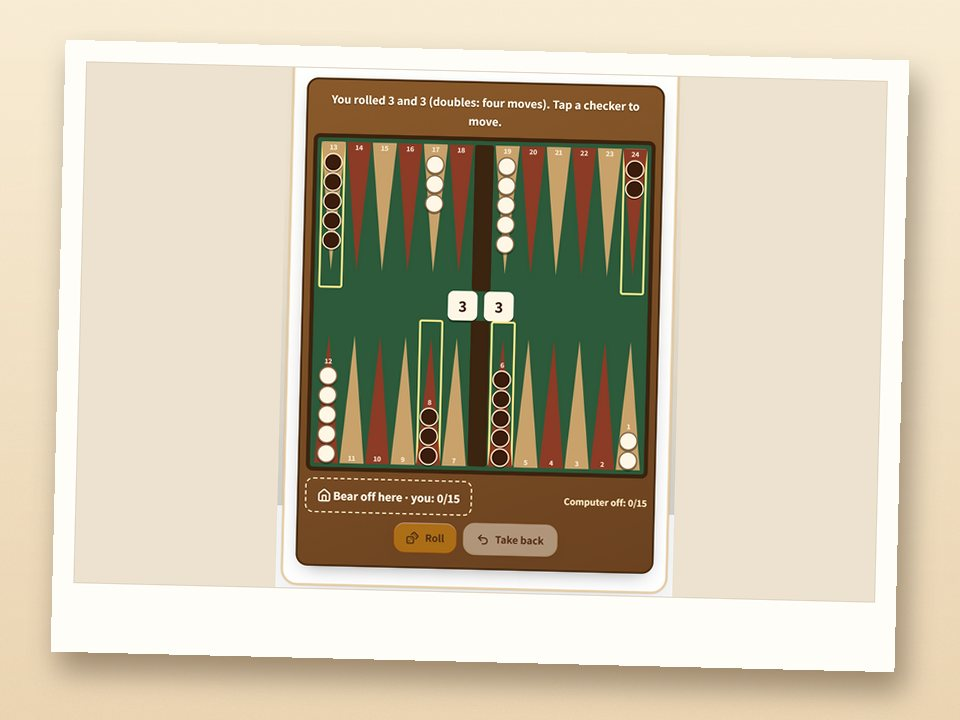
#> input picture images/cards/backgammon.jpg, 960 x 720 px
$ python -i frame_shots.py   (imports and definitions only)
#> lines starting #> are read from the running program, lines starting #| are printed output that depends on the picture; after the words box and inside, x2 and y2 are one past the last pixel; in counts of white or black regions, pixels touching at a corner belong together
"""Frame the raw game screenshots (tools/preview/card-shots.js) as instant photos on warm paper -> images/cards/<id>.jpg.

    python tools/preview/frame_shots.py <raw dir> <out dir>

The picture is always the real game (Or, 2026-10-10: real screenshots, no stock photos of people); the nostalgia is in
the frame: a white instant-photo border with a deeper bottom edge, a slight tilt that differs per game, and a soft
shadow on a warm paper background. 960x720, progressive JPEG, the size the cards and landing pages already use.
"""
import hashlib, os, random, sys
from PIL import Image, ImageChops, ImageDraw, ImageFilter

W, H = 960, 720
PHOTO_W, PHOTO_H = 800, 520          # the picture inside the frame
BORDER, BOTTOM = 22, 70              # instant-photo border; the bottom edge is deeper


def trim(im):
    """Cut the screenshot down to the game itself: drop a thin band where the table's own border is, then the empty
    table around the game. (A wider fixed cut clipped games that use the full width, such as the letter keyboard.)"""
    im = im.convert('RGB')
    w, h = im.size
    inner = im.crop((14, 8, w - 14, h - 22))
    bg = Image.new('RGB', inner.size, inner.getpixel((inner.width // 2, 6)))
    diff = ImageChops.difference(inner, bg).convert('L').point(lambda v: 255 if v > 22 else 0)
    # ignore the table's rounded border, which can sit in the outermost few pixels
    ImageDraw.Draw(diff).rectangle([0, 0, 18, inner.height], fill=0)
    ImageDraw.Draw(diff).rectangle([inner.width - 18, 0, inner.width, inner.height], fill=0)
    box = diff.getbbox()
    if not box:
        return inner
    x0, y0, x1, y1 = box
    m = 26
    return inner.crop((max(0, x0 - m), max(0, y0 - m), min(inner.width, x1 + m), min(inner.height, y1 + m)))


def fit(im, color):
    """Contain the game in the photo area on its own table colour (never crop a game's buttons off)."""
    s = min(PHOTO_W / im.width, PHOTO_H / im.height)
    g = im.resize((max(1, round(im.width * s)), max(1, round(im.height * s))), Image.LANCZOS)
    out = Image.new('RGB', (PHOTO_W, PHOTO_H), color)
    out.paste(g, ((PHOTO_W - g.width) // 2, (PHOTO_H - g.height) // 2))
    return out


def paper(seed):
    rnd = random.Random(seed)
    bg = Image.new('RGB', (W, H))
    d = ImageDraw.Draw(bg)
    for y in range(H):                                 # warm cream to light caramel
        t = y / H
        d.line([(0, y), (W, y)], fill=(int(248 - 14 * t), int(236 - 24 * t), int(212 - 34 * t)))
    noise = Image.effect_noise((W, H), 18).convert('L').point(lambda v: (v - 128) // 6 + 128)
    bg = ImageChops.overlay(bg, Image.merge('RGB', (noise, noise, noise)))
    return bg


def frame(raw, out):
#> called with raw = '../../images/cards/backgammon.jpg', out = 'out.png'
    gid = os.path.splitext(os.path.basename(raw))[0]
    seed = int(hashlib.md5(gid.encode()).hexdigest(), 16)
    im = trim(Image.open(raw))
#> in trim, im is the input picture: PIL image 960x720 RGB; mean R, G, B 203.9, 193.3, 170.9
#> in trim, `diff = ImageChops.difference(inner, bg).convert('L').point(lambda v: 2..`:
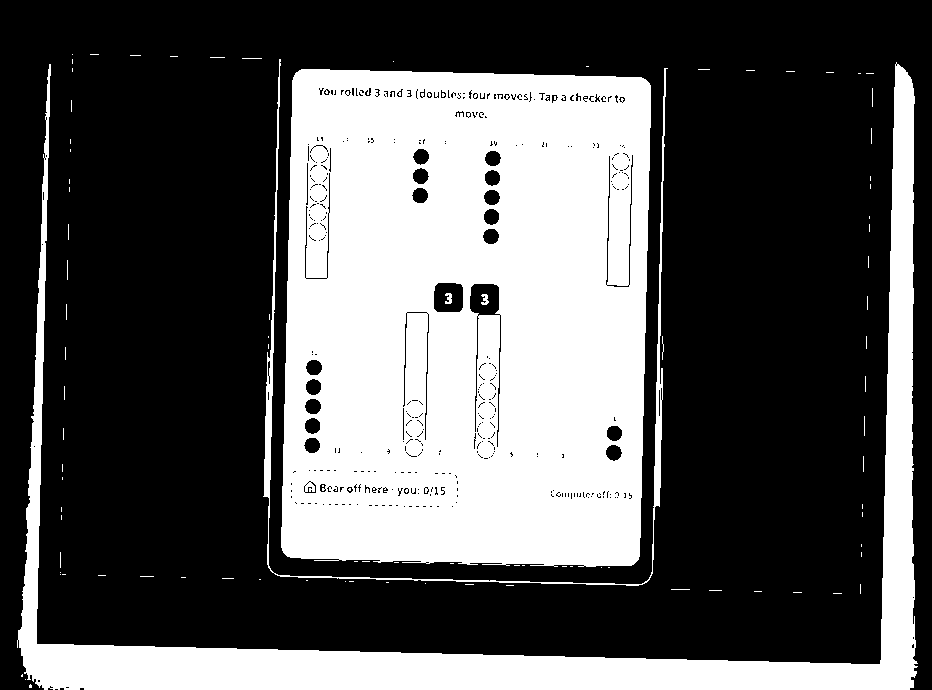
#> diff: PIL image 932x690 L; 35% white; 94 white regions (85 under 20 px), largest, box (x1, y1, x2, y2) and area: (281, 69, 651, 567) 168304, (17, 62, 918, 690) 52029, (263, 59, 668, 586) 3933
#> in trim, `box = diff.getbbox()`: box = (19, 54, 914, 690)
#> in trim, `x0, y0, x1, y1 = box`: x0 = 19; y0 = 54; x1 = 914; y1 = 690
#> in trim, `return inner.crop((max(0, x0 - m), max(0, y0 - m), min(inner.width, x1..`:
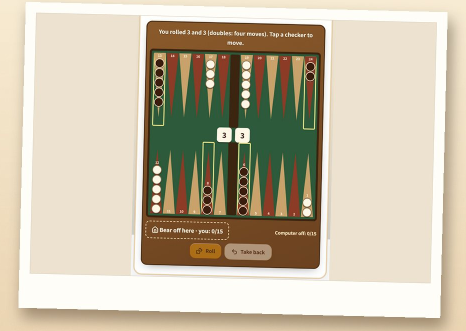
#> returned value: PIL image 932x662 RGB (shown at 1/2 size); mean R, G, B 199.4, 189.5, 167.8
    table = im.getpixel((3, 3))
#> table = (247, 235, 211)
    photo = fit(im, table)
    pw, ph = PHOTO_W + 2 * BORDER, PHOTO_H + BORDER + BOTTOM
    card = Image.new('RGBA', (pw, ph), (255, 253, 247, 255))
    card.paste(photo, (BORDER, BORDER))
    ImageDraw.Draw(card).rectangle([BORDER - 1, BORDER - 1, BORDER + PHOTO_W, BORDER + PHOTO_H], outline=(225, 214, 196, 255))
    angle = (seed % 5 - 2) * 0.7                        # -1.4 .. +1.4 degrees, different per game
    card = card.rotate(angle, resample=Image.BICUBIC, expand=True)
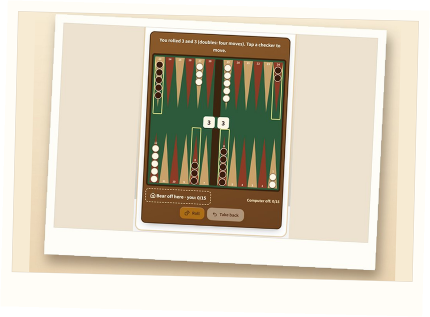
#> card: PIL image 860x634 RGBA (shown at 1/2 size); mean R, G, B, A 201.8, 193.7, 175.9, 241.6; transparent parts drawn white
    bg = paper(seed).convert('RGBA')
#> in paper, `noise = Image.effect_noise((W, H), 18).convert('L').point(lambda v: (v..`:
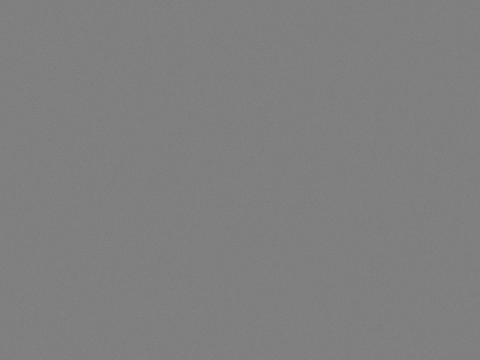
#> noise: PIL image 960x720 L (shown at 1/2 size); min 113, max 142, mean 127.5
#> bg: PIL image 960x720 RGBA
    shadow = Image.new('RGBA', bg.size, (0, 0, 0, 0))
#> shadow: PIL image 960x720 RGBA; every value is 0
    a = card.split()[3].point(lambda v: 110 if v else 0)
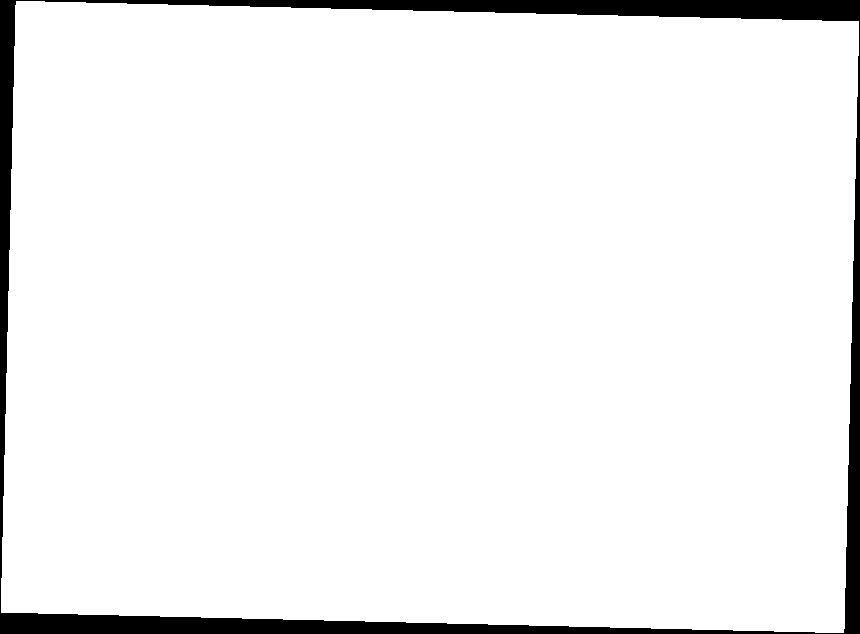
#> a: PIL image 860x634 L; values 0 (black) and 110 (white), 94.7% white; 1 black region, box (x1, y1, x2, y2) and area: (0, 0, 860, 634) 28704
    sx, sy = (W - card.width) // 2 + 8, (H - card.height) // 2 + 14
    shadow.paste((60, 35, 10, 255), (sx, sy), a)
    shadow = shadow.filter(ImageFilter.GaussianBlur(14))
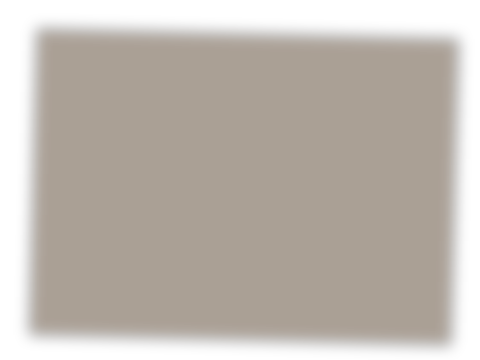
#> shadow: PIL image 960x720 RGBA (shown at 1/2 size); mean R, G, B, A 44.8, 26.2, 7.5, 82.2; transparent parts drawn white
    bg = Image.alpha_composite(bg, shadow)
    bg.alpha_composite(card, ((W - card.width) // 2, (H - card.height) // 2 - 4))
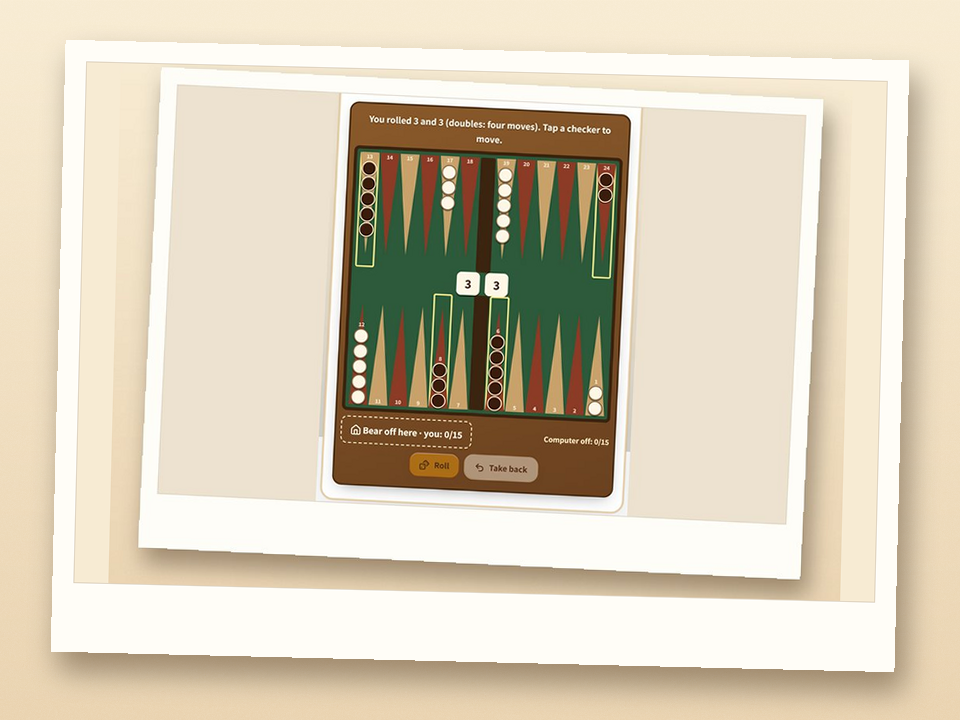
#> bg: PIL image 960x720 RGBA; mean R, G, B, A 216.9, 206.3, 185.1, 255
    bg.convert('RGB').save(out, 'JPEG', quality=84, progressive=True, optimize=True)


# [7 lines not run here, left out]

>>> result = frame('../../images/cards/backgammon.jpg', 'out.png')

$ run again, on images/cards/category.jpg
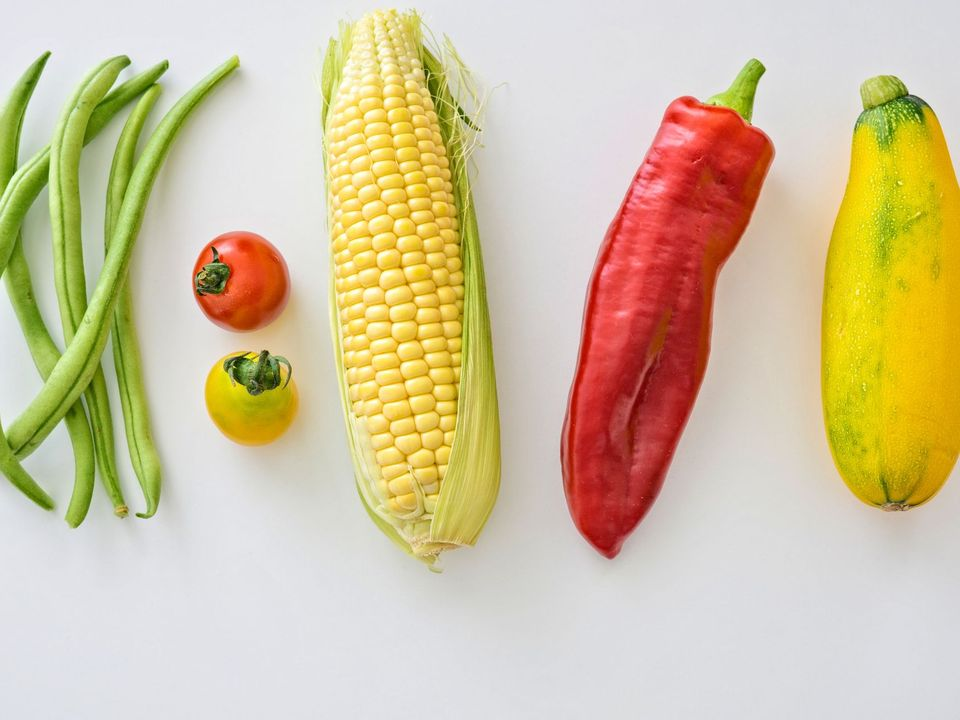
#> input picture images/cards/category.jpg, 960 x 720 px
#> in trim, im is the input picture: PIL image 960x720 RGB; mean R, G, B 209.9, 194.8, 159
#> in trim, `ImageDraw.Draw(diff).rectangle([inner.width - 18, 0, inner.width, inne..`:
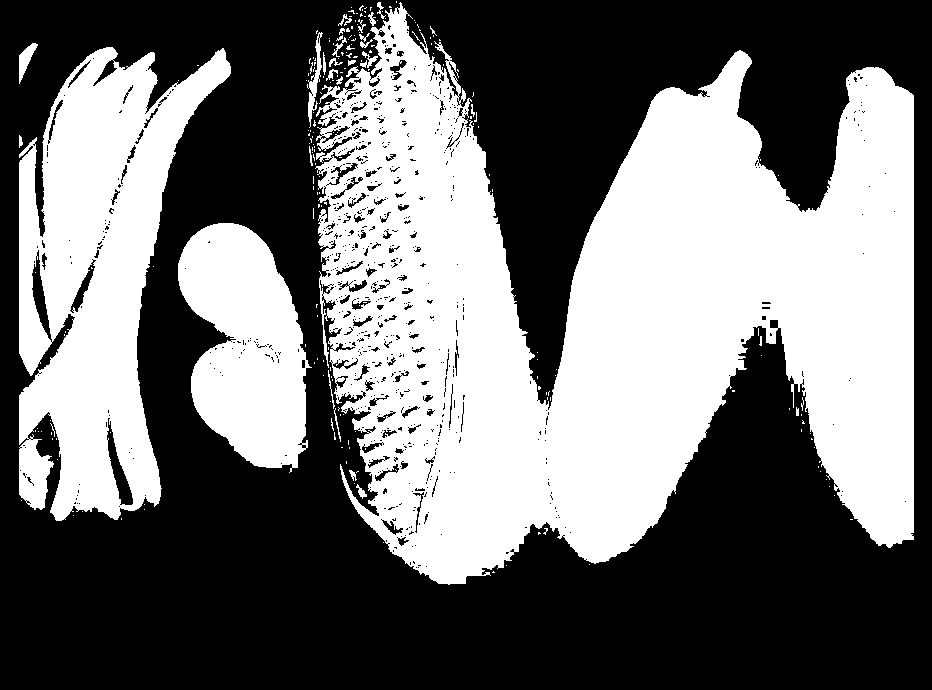
#> diff: PIL image 932x690 L; 44% white; 227 white regions (198 under 20 px), largest, box (x1, y1, x2, y2) and area: (315, 2, 914, 585) 203719, (19, 47, 231, 521) 54472, (178, 223, 312, 473) 22342
#> box = (19, 1, 914, 585)
#> x0 = 19; y0 = 1; x1 = 914; y1 = 585
#> table = (228, 228, 236)
#> a: PIL image 860x634 L; values 0 (black) and 110 (white), 94.7% white; 1 black region, box (x1, y1, x2, y2) and area: (0, 0, 860, 634) 28704
#> in frame, `bg.alpha_composite(card, ((W - card.width) // 2, (H - card.height) // ..`:
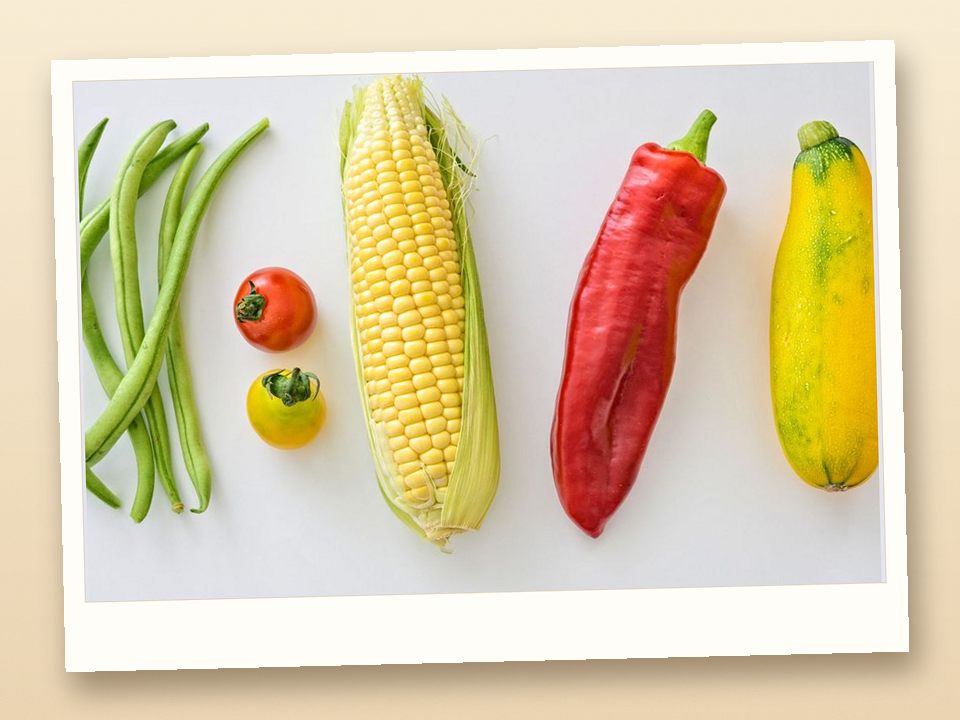
#> bg: PIL image 960x720 RGBA; mean R, G, B, A 219.6, 204.2, 170.9, 255

$ run again, on images/cards/checkers.jpg
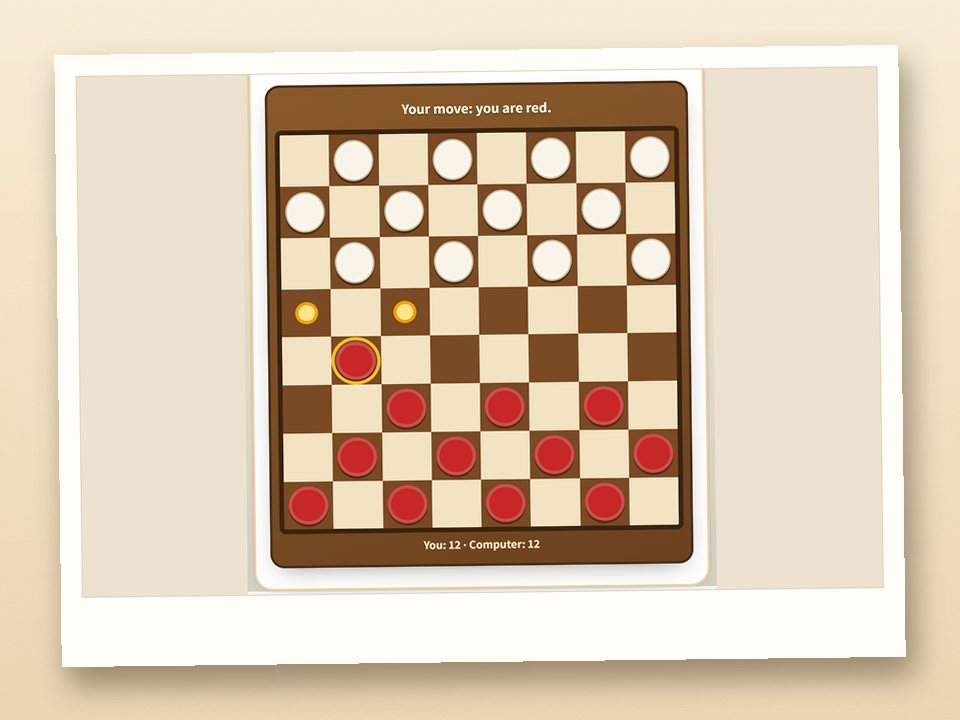
#> input picture images/cards/checkers.jpg, 960 x 720 px
#> in trim, im is the input picture: PIL image 960x720 RGB; mean R, G, B 220.4, 202, 179.9
#> in trim, `ImageDraw.Draw(diff).rectangle([inner.width - 18, 0, inner.width, inne..`:
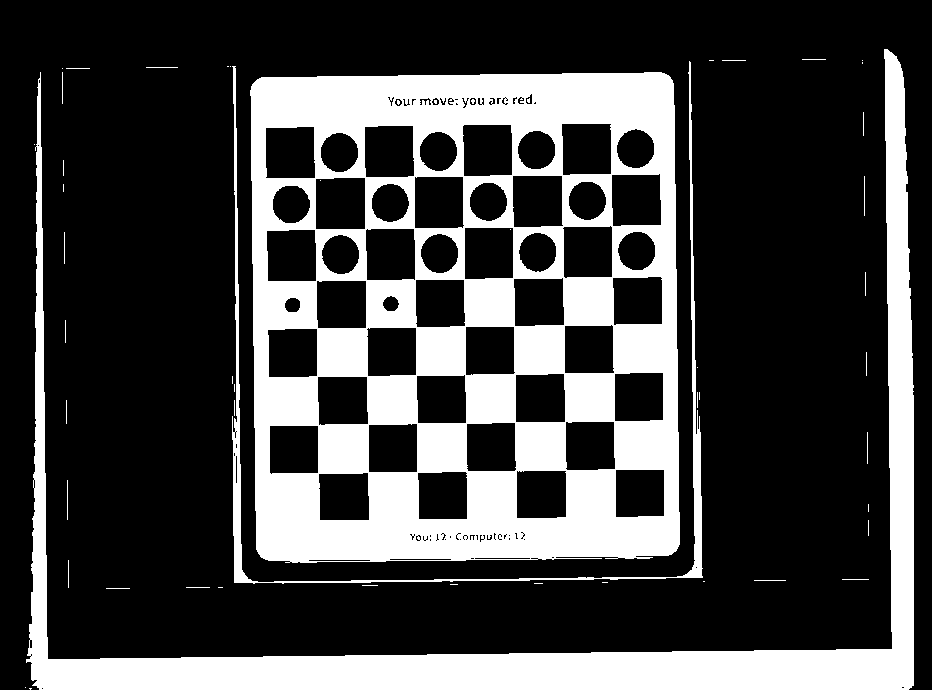
#> diff: PIL image 932x690 L; 27% white; 53 white regions (31 under 20 px), largest, box (x1, y1, x2, y2) and area: (250, 72, 680, 563) 116416, (26, 49, 914, 690) 50743, (232, 61, 703, 584) 5600
#> box = (25, 49, 914, 690)
#> x0 = 25; y0 = 49; x1 = 914; y1 = 690
#> table = (249, 234, 211)
#> a: PIL image 852x624 L; values 0 (black) and 110 (white), 97.2% white; 2 black regions, box (x1, y1, x2, y2) and area: (0, 0, 852, 596) 7561, (0, 28, 852, 624) 7561
#> in frame, `bg.alpha_composite(card, ((W - card.width) // 2, (H - card.height) // ..`:
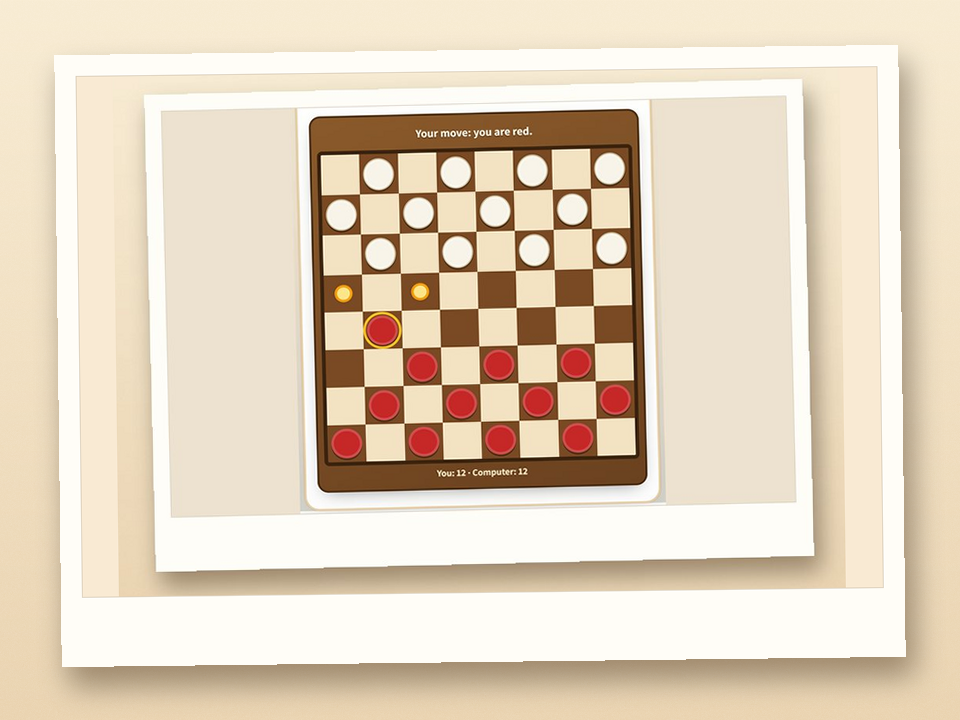
#> bg: PIL image 960x720 RGBA; mean R, G, B, A 227.4, 211.9, 190.9, 255
